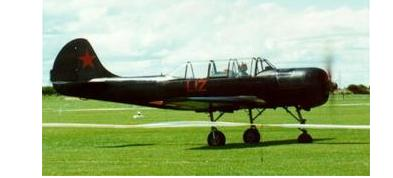
#> input picture INF6804_Computer_Vision/data/airplane_query.jpg, 393 x 178 px, found by its file name; its folder holds only this picture in this run
$ jupyter execute --allow-errors 'INF6804 - TP1 - HOG.ipynb'   (shell and % lines are left out)
#> lines starting #> are read from the running program, lines starting #| are printed output that depends on the picture
**Code sur Github pour HOG** [](https://colab.research.google.com/github/lmontagnon/PolyMTL/blob/main/INF6804_Computer_Vision/INF6804%20-%20TP1%20-%20HOG.ipynb)

[cell 1]
# Clone tout le repo

# Déplace uniquement le dossier "data/" à la racine de Colab

# Supprime le reste du repo pour économiser l'espace

dataset_path = '/content/data'
#dataset_path = '/content/data_crop' #Décommenter si vous voulez essayer avec l'hypotèse des boîtes englobantes

## Definition des Librairies

[cell 2]
import numpy as np
import os
import cv2
import matplotlib.pyplot as plt
import numpy as np
from scipy.spatial.distance import euclidean, cityblock, cosine
from sklearn.metrics.pairwise import cosine_similarity
from skimage import data, color, feature
import skimage.data
path_to_database=''

## Extraction des noms d'images

[cell 3]
# Extraction des noms d'image
img_reference_Name=[]
img_comp_Name=[]
img_extention='.jpg'
for item in os.listdir(dataset_path):
  if item.endswith(img_extention):
    img_reference_Name.append(item)
  else:
    path_to_database=dataset_path+'/'+item
    for elem in os.listdir(path_to_database):
      if elem.endswith(img_extention):
        img_comp_Name.append(elem)

#Normalisation des noms

[cell 4]
def nettoyer_et_comparer(str1, str2):

    str1_clean = str1.split("_")[0]
    str2_clean = str2.split("_")[0]

    return str1_clean == str2_clean

## Implémentation de la fonction HOG

[cell 5]
#HOG with function
import matplotlib.pyplot as plt
import numpy as np
from skimage import data, color, feature
import skimage.data
from skimage.transform import resize

def hog(img,target_size=(128, 64)):
#> called with img = '/content/data/airplane_query.jpg', target_size = (128, 64)
  image = cv2.imread(img, cv2.IMREAD_GRAYSCALE)
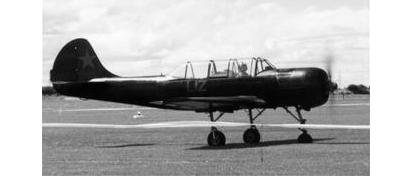
#> image: shape (178, 393); min 0, max 255, mean 173.5
  image  = resize(image, target_size, anti_aliasing=True)
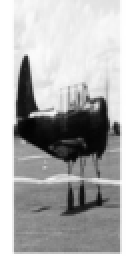
#> image: shape (128, 64) float64 (shown 2 times larger); min 0.0124, max 1, mean 0.68
  hog_vec = feature.hog(image,
                        orientations=9,              # Plus de bins pour capturer les orientations
                        pixels_per_cell=(8, 8),       # Petites cellules pour plus de détails
                        cells_per_block=(2, 2),       # Blocs plus grands pour capter les relations globales
                        )          # Retourne un vecteur plat pour la comparaison
#> hog_vec = 3780 values, max 0.634 at index 3730, min 0 at index 2, mean 0.12
#> `hog_features_rq = hog(dataset_path+'/'+image_rq)`: hog_features_rq has the same summary as hog_vec in hog
  return hog_vec

## Enumération des Erreurs

[cell 6]
def error_by_image(distance, threshold, req, cmp):

  fake_pos = 0
  fake_neg = 0

  resultat = nettoyer_et_comparer(req, cmp)

  if distance < threshold:
    if resultat == False:
      fake_pos += 1
  else:
    if resultat == True:
      fake_neg += 1

  return fake_pos, fake_neg

## Calcul des distances entre vecteurs et classement des images

[cell 7]
import matplotlib.pyplot as plt
import cv2
import numpy as np
from sklearn.metrics.pairwise import cosine_similarity
from scipy.spatial.distance import euclidean

def compare_dictionaries(dict1, dict2, threshold=9.5, ranking_plot=False):

    fake_tot = 0
    fake_pos_req = {}
    fake_neg_req = {}

    for req in dict1.keys():
        ranking = {}  # Remise à zéro du ranking pour chaque requête
        vec1 = np.array(dict1[req])

        if ranking_plot:
            print(f"Image de référence : {req}")
            ref_image = cv2.imread(dataset_path + '/' + req)
            ref_image = cv2.cvtColor(ref_image, cv2.COLOR_BGR2RGB)
            plt.figure(figsize=(4, 4))
            plt.imshow(ref_image)
            plt.title("Image de Référence")
            plt.axis('off')
            plt.show()

        fake_pos_byquerry = 0
        fake_neg_byquerry = 0

        for cmp in dict2.keys():
            vec2 = np.array(dict2[cmp])
            distance = euclidean(vec1, vec2)

            if distance < threshold:
                ranking[cmp] = distance  # Stockage des images similaires avec le score de similarité

            # Simulation des erreurs
            fake_pos, fake_neg = error_by_image(distance, threshold, req, cmp)
            fake_pos_byquerry += fake_pos
            fake_neg_byquerry += fake_neg
            fake_tot += fake_pos + fake_neg

        fake_pos_req[req] = fake_pos_byquerry
        fake_neg_req[req] = fake_neg_byquerry

        # Affichage des images triées par similarité décroissante
        if ranking_plot:
            sorted_ranking = sorted(ranking.items(), key=lambda x: x[1], reverse=False)
            num_images = len(sorted_ranking)

            plt.figure(figsize=(4 * max(1, num_images), 4))
            for idx, (cmp, similarity) in enumerate(sorted_ranking):
                image = cv2.imread(path_to_database + '/' + cmp)
                image = cv2.cvtColor(image, cv2.COLOR_BGR2RGB)

                plt.subplot(1, max(1, num_images), idx + 1)
                plt.imshow(image)
                plt.title(f"Distance : {similarity:.2f}")
                plt.axis('off')

            plt.tight_layout()
            plt.show()

    # Affichage des histogrammes des erreurs après les rankings
    if ranking_plot:
        # Histogramme des Faux Positifs
        plt.figure(figsize=(10, 4))
        plt.bar(fake_pos_req.keys(), fake_pos_req.values(), color='red')
        plt.title(f'Nombre de Faux Positifs avec seuil de {threshold}')
        plt.ylim(0, 10)
        plt.xticks(rotation=45, ha='right')
        plt.tight_layout()
        plt.show()

        # Histogramme des Faux Négatifs
        plt.figure(figsize=(10, 4))
        plt.bar(fake_neg_req.keys(), fake_neg_req.values(), color='blue')
        plt.title(f'Nombre de Faux Négatifs avec seuil de {threshold}')
        plt.ylim(0, 10)
        plt.xticks(rotation=45, ha='right')
        plt.tight_layout()
        plt.show()

    return fake_tot

## Extraction des features HOG pour toutes les images(image de reference et image base donnée)

[cell 8]
hog_features_dict_cmp = {}
hog_features_dict_rq = {}
for image_cmp in img_comp_Name:

  #hog_features_cmp = descript_HOG(path_to_database+'/'+image_cmp)
  hog_features_cmp = hog(path_to_database+'/'+image_cmp)
  # Stocker les features dans un dictionnaire avec le nom de l'image
  hog_features_dict_cmp[image_cmp] = hog_features_cmp

#> (the rest of this cell did not finish here and is left out)

## Comparaison sous différent seuil pour prendre le meilleur cas

[cell 9]
import matplotlib.pyplot as plt

# Listes pour stocker les seuils et leurs erreurs associées
seuils = [6.5, 6.75, 7, 7.25, 7.5, 7.75, 8, 8.25, 8.5, 8.75, 9, 9.25, 9.5, 9.75, 10]  # Exemple de seuils
erreurs = []  # Liste vide pour stocker les erreurs

# Calcul des erreurs pour chaque seuil
for seuil in seuils:
    erreur_tot = compare_dictionaries(hog_features_dict_rq, hog_features_dict_cmp, seuil)
    erreurs.append(erreur_tot)

# Création de l'histogramme
plt.figure(figsize=(8, 5))
plt.bar(seuils, erreurs, width=0.25, edgecolor="black")

# Ajout des labels et du titre
plt.xlabel("Seuils")
plt.ylabel("Nombre d'erreurs")
plt.title("Nombre d'erreurs en fonction du seuil sur HOG avec distance euclidienne")

# Affichage des valeurs sur les barres
for i, v in enumerate(erreurs):
    plt.text(seuils[i], v + 1, str(v), ha="center", fontsize=10)

# Affichage du graphique
plt.show()
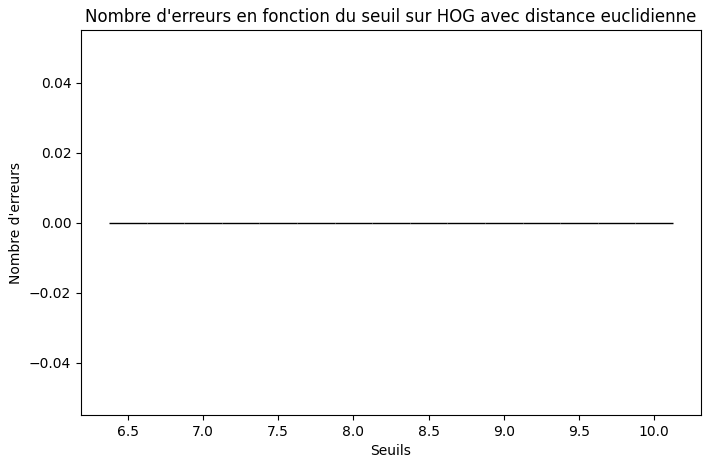
#> figure drawn by matplotlib, 1 panel
